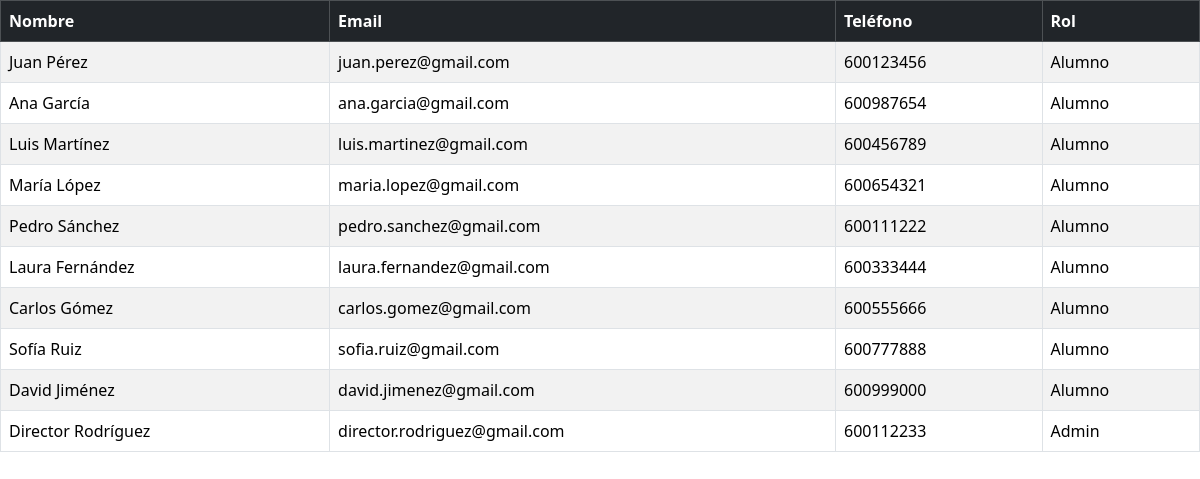
The app's page /entradas/leerEscuela.php with its own data.
### tables this page shows
CREATE TABLE tbl_usuario (
    id_usuario INT AUTO_INCREMENT PRIMARY KEY NOT NULL,
    nombre_usuario VARCHAR(50) NOT NULL,
    password_usuario VARCHAR(50) NOT NULL,
    email_usuario VARCHAR(60) NOT NULL,
    telf_usuario CHAR(9) NOT NULL,
    rol_usuario ENUM('Admin', 'Alumno') DEFAULT 'Alumno' NOT NULL
);

### entradas/leerEscuela.php (the view, shortened to what this page needs)
<!DOCTYPE html>
<html lang="en">
<head>
    <link href="https://cdn.jsdelivr.net/npm/bootstrap@5.3.2/dist/css/bootstrap.min.css" rel="stylesheet">
</head>
<body>
</body>
</html>
<?php
include_once('../db/conexion.php');
$sql = "SELECT
    nombre_usuario,
    email_usuario,
    telf_usuario,
    rol_usuario
    FROM
    tbl_usuario";
$result = $conn->query($sql);
if ($result->num_rows > 0) {
    echo "<div class='table-responsive'>";
    echo "<table class='table table-bordered table-hover table-striped'>";
    echo "<thead class='table-dark'>
            <tr>
                <th>Nombre</th>
                <th>Email</th>
                <th>Teléfono</th>
                <th>Rol</th>
            </tr>
          </thead>";
    echo "<tbody>";
    $rows = $result->fetch_all(MYSQLI_ASSOC);
    $rowCount = count($rows);
    for ($i = 0; $i < $rowCount; $i++) {
        echo "<tr>
                <td>" . htmlspecialchars($rows[$i]["nombre_usuario"]) . "</td>
                <td>" . htmlspecialchars($rows[$i]["email_usuario"]) . "</td>
                <td>" . htmlspecialchars($rows[$i]["telf_usuario"]) . "</td>
                <td>" . htmlspecialchars($rows[$i]["rol_usuario"]) . "</td>
              </tr>";
    }
    echo "</tbody></table>";
    echo "</div>";
} else {
    echo "<p class='text-center text-warning'>No hay resultados que coincidan con los filtros aplicados.</p>";
}
?>

### records on screen
tbl_usuario: nombre_usuario "Juan Pérez", email_usuario "juan.perez@gmail.com", telf_usuario "600123456", rol_usuario "Alumno"
tbl_usuario: nombre_usuario "Ana García", email_usuario "ana.garcia@gmail.com", telf_usuario "600987654", rol_usuario "Alumno"
tbl_usuario: nombre_usuario "Luis Martínez", email_usuario "luis.martinez@gmail.com", telf_usuario "600456789", rol_usuario "Alumno"
tbl_usuario: nombre_usuario "María López", email_usuario "maria.lopez@gmail.com", telf_usuario "600654321", rol_usuario "Alumno"
tbl_usuario: nombre_usuario "Pedro Sánchez", email_usuario "pedro.sanchez@gmail.com", telf_usuario "600111222", rol_usuario "Alumno"
tbl_usuario: nombre_usuario "Laura Fernández", email_usuario "laura.fernandez@gmail.com", telf_usuario "600333444", rol_usuario "Alumno"
tbl_usuario: nombre_usuario "Carlos Gómez", email_usuario "carlos.gomez@gmail.com", telf_usuario "600555666", rol_usuario "Alumno"
tbl_usuario: nombre_usuario "Sofía Ruiz", email_usuario "sofia.ruiz@gmail.com", telf_usuario "600777888", rol_usuario "Alumno"
tbl_usuario: nombre_usuario "David Jiménez", email_usuario "david.jimenez@gmail.com", telf_usuario "600999000", rol_usuario "Alumno"
tbl_usuario: nombre_usuario "Director Rodríguez", email_usuario "director.rodriguez@gmail.com", telf_usuario "600112233", rol_usuario "Admin"
